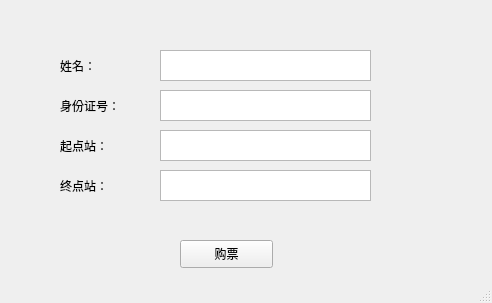
<?xml version="1.0" encoding="UTF-8"?>
<ui version="4.0">
 <class>purchase</class>
 <widget class="QMainWindow" name="purchase">
  <property name="geometry">
   <rect>
    <x>0</x>
    <y>0</y>
    <width>492</width>
    <height>303</height>
   </rect>
  </property>
  <property name="windowTitle">
   <string>MainWindow</string>
  </property>
  <widget class="QWidget" name="centralwidget">
   <widget class="QLabel" name="label">
    <property name="geometry">
     <rect>
      <x>60</x>
      <y>50</y>
      <width>81</width>
      <height>31</height>
     </rect>
    </property>
    <property name="text">
     <string>姓名：</string>
    </property>
   </widget>
   <widget class="QLabel" name="label_2">
    <property name="geometry">
     <rect>
      <x>60</x>
      <y>90</y>
      <width>81</width>
      <height>31</height>
     </rect>
    </property>
    <property name="text">
     <string>身份证号：</string>
    </property>
   </widget>
   <widget class="QLabel" name="label_3">
    <property name="geometry">
     <rect>
      <x>60</x>
      <y>130</y>
      <width>81</width>
      <height>31</height>
     </rect>
    </property>
    <property name="text">
     <string>起点站：</string>
    </property>
   </widget>
   <widget class="QLabel" name="label_4">
    <property name="geometry">
     <rect>
      <x>60</x>
      <y>170</y>
      <width>81</width>
      <height>31</height>
     </rect>
    </property>
    <property name="text">
     <string>终点站：</string>
    </property>
   </widget>
   <widget class="QTextEdit" name="textEdit">
    <property name="geometry">
     <rect>
      <x>160</x>
      <y>50</y>
      <width>211</width>
      <height>31</height>
     </rect>
    </property>
   </widget>
   <widget class="QTextEdit" name="textEdit_2">
    <property name="geometry">
     <rect>
      <x>160</x>
      <y>90</y>
      <width>211</width>
      <height>31</height>
     </rect>
    </property>
   </widget>
   <widget class="QTextEdit" name="textEdit_3">
    <property name="geometry">
     <rect>
      <x>160</x>
      <y>130</y>
      <width>211</width>
      <height>31</height>
     </rect>
    </property>
   </widget>
   <widget class="QTextEdit" name="textEdit_4">
    <property name="geometry">
     <rect>
      <x>160</x>
      <y>170</y>
      <width>211</width>
      <height>31</height>
     </rect>
    </property>
   </widget>
   <widget class="QPushButton" name="pushButton">
    <property name="geometry">
     <rect>
      <x>180</x>
      <y>240</y>
      <width>93</width>
      <height>28</height>
     </rect>
    </property>
    <property name="text">
     <string>购票</string>
    </property>
   </widget>
  </widget>
  <widget class="QStatusBar" name="statusbar"/>
 </widget>
 <resources/>
 <connections/>
</ui>
